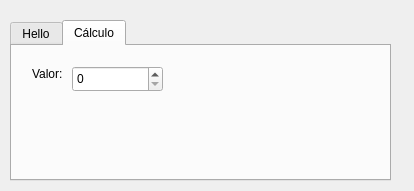
<?xml version="1.0" encoding="UTF-8"?>
<ui version="4.0">
 <class>MainWindow</class>
 <widget class="QMainWindow" name="MainWindow">
  <property name="geometry">
   <rect>
    <x>0</x>
    <y>0</y>
    <width>414</width>
    <height>191</height>
   </rect>
  </property>
  <property name="windowTitle">
   <string>Minha primeira GUI</string>
  </property>
  <widget class="QWidget" name="centralWidget">
   <widget class="QTabWidget" name="tabWidget">
    <property name="geometry">
     <rect>
      <x>10</x>
      <y>20</y>
      <width>381</width>
      <height>161</height>
     </rect>
    </property>
    <property name="currentIndex">
     <number>1</number>
    </property>
    <widget class="QWidget" name="tab">
     <attribute name="title">
      <string>Hello</string>
     </attribute>
     <widget class="QPushButton" name="ok_pushButton">
      <property name="geometry">
       <rect>
        <x>110</x>
        <y>30</y>
        <width>121</width>
        <height>31</height>
       </rect>
      </property>
      <property name="text">
       <string>Ok</string>
      </property>
     </widget>
     <widget class="QLabel" name="saida_label">
      <property name="geometry">
       <rect>
        <x>90</x>
        <y>80</y>
        <width>161</width>
        <height>16</height>
       </rect>
      </property>
      <property name="frameShape">
       <enum>QFrame::NoFrame</enum>
      </property>
      <property name="text">
       <string/>
      </property>
     </widget>
    </widget>
    <widget class="QWidget" name="tab_2">
     <attribute name="title">
      <string>Cálculo</string>
     </attribute>
     <widget class="QLabel" name="label">
      <property name="geometry">
       <rect>
        <x>20</x>
        <y>20</y>
        <width>58</width>
        <height>16</height>
       </rect>
      </property>
      <property name="text">
       <string>Valor: </string>
      </property>
     </widget>
     <widget class="QSpinBox" name="valor_spinBox">
      <property name="geometry">
       <rect>
        <x>60</x>
        <y>20</y>
        <width>91</width>
        <height>26</height>
       </rect>
      </property>
      <property name="value">
       <number>0</number>
      </property>
     </widget>
     <widget class="QLabel" name="dobro_label">
      <property name="geometry">
       <rect>
        <x>70</x>
        <y>60</y>
        <width>58</width>
        <height>16</height>
       </rect>
      </property>
      <property name="text">
       <string/>
      </property>
     </widget>
    </widget>
   </widget>
  </widget>
 </widget>
 <layoutdefault spacing="6" margin="11"/>
 <resources/>
 <connections/>
</ui>
